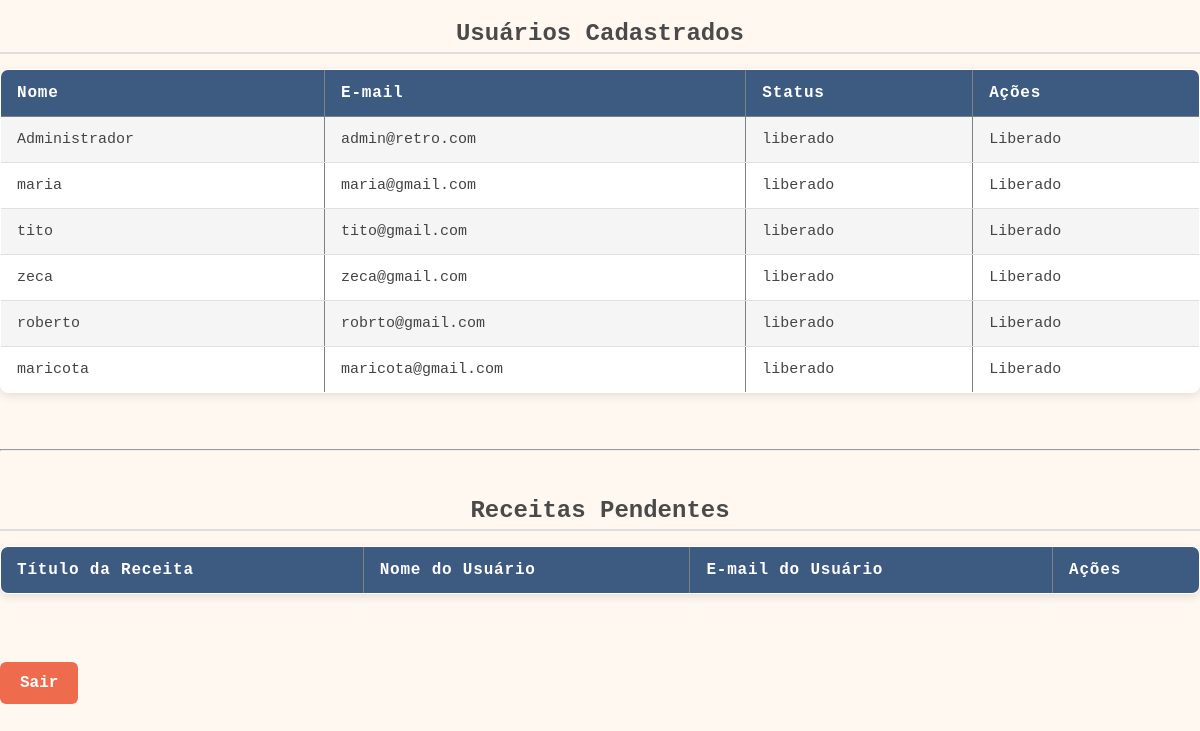
Page /admin/dashboard.php (signed in) on the committed database.
### tables this page shows
CREATE TABLE usuarios (
  id INT NOT NULL AUTO_INCREMENT,
  nome VARCHAR(100) NOT NULL,
  email VARCHAR(100) NOT NULL UNIQUE,
  telefone VARCHAR(20) DEFAULT NULL,
  senha VARCHAR(255) NOT NULL,
  tipo ENUM('usuario','admin') DEFAULT 'usuario',
  ativo TINYINT(1) DEFAULT 0,
  criado_em TIMESTAMP NULL DEFAULT CURRENT_TIMESTAMP,
  status VARCHAR(20) DEFAULT 'pendente',
  PRIMARY KEY (id)
);

### admin/dashboard.php (the view, shortened to what this page needs)
<?php
require_once '../includes/conexao.php';
$resultado_usuarios = $conn->query("SELECT id, nome, email, status FROM usuarios ORDER BY status DESC");
?>
<!DOCTYPE html>
<html lang="pt-br">
<head>
    <link rel="stylesheet" href="../assets/css/style.css">
</head>
<body class="pagina-dashboard">
    <h2>Usuários Cadastrados</h2>
    <table border="1" cellpadding="10">
        <tr>
            <th>Nome</th>
            <th>E-mail</th>
            <th>Status</th>
            <th>Ações</th>
        </tr>
        <?php while ($usuario = $resultado_usuarios->fetch_assoc()) { ?>
            <tr>
                <td><?= htmlspecialchars($usuario['nome']) ?></td>
                <td><?= htmlspecialchars($usuario['email']) ?></td>
                <td><?= $usuario['status'] ?></td>
                <td>
                    <?php if ($usuario['status'] == 'pendente') { ?>
                        <a href="?liberar_id=<?= $usuario['id'] ?>" onclick="return confirm('Deseja liberar este usuário?')">Liberar</a>
                    <?php } else { ?>
                        Liberado
                    <?php } ?>
                </td>
            </tr>
        <?php } ?>
    </table>
    <br><hr><br>
    <h2>Receitas Pendentes</h2>
    <table border="1" cellpadding="10">
        <tr>
            <th>Título da Receita</th>
            <th>Nome do Usuário</th>
            <th>E-mail do Usuário</th>
            <th>Ações</th>
        </tr>
    </table>
    <br><a href="../index.php">Sair</a>
</body>
</html>

### assets/css/style.css (style rules this page uses)
body { font-family: 'Courier New', Courier, monospace; margin: 0; padding: 0; background-color: #fff8f0; color: #3d2c29; }
h2 { text-align: center; }
h2 { color: #4a4a4a; margin-bottom: 15px; border-bottom: 2px solid #ddd; padding-bottom: 5px; font-weight: 700; }
table { width: 100%; border-collapse: collapse; margin-bottom: 30px; background-color: #fff; box-shadow: 0 3px 10px rgba(0,0,0,0.1); border-radius: 8px; overflow: hidden; }
table th { background-color: #3d5a80; color: #fff; padding: 14px 16px; text-align: left; font-weight: 700; letter-spacing: 0.05em; }
table td { padding: 14px 16px; border-bottom: 1px solid #e0e0e0; vertical-align: middle; font-size: 15px; color: #444; }
table tr:nth-child(even) { background-color: #f5f5f5; }
a { color: #0077cc; text-decoration: none; font-weight: 600; transition: color 0.3s ease; }
a[href="../index.php"] { display: inline-block; margin-top: 20px; background-color: #ee6c4d; color: white; padding: 12px 20px; border-radius: 6px; text-decoration: none; font-weight: 700; transition: background-color 0.3s ease; }

### rows in the picture
usuarios: nome "Administrador", email "admin@retro.com", status "liberado", shows "Liberado"
usuarios: nome "maria", email "maria@gmail.com", status "liberado", shows "Liberado"
usuarios: nome "tito", email "tito@gmail.com", status "liberado", shows "Liberado"
usuarios: nome "zeca", email "zeca@gmail.com", status "liberado", shows "Liberado"
usuarios: nome "roberto", email "robrto@gmail.com", status "liberado", shows "Liberado"
usuarios: nome "maricota", email "maricota@gmail.com", status "liberado", shows "Liberado"
